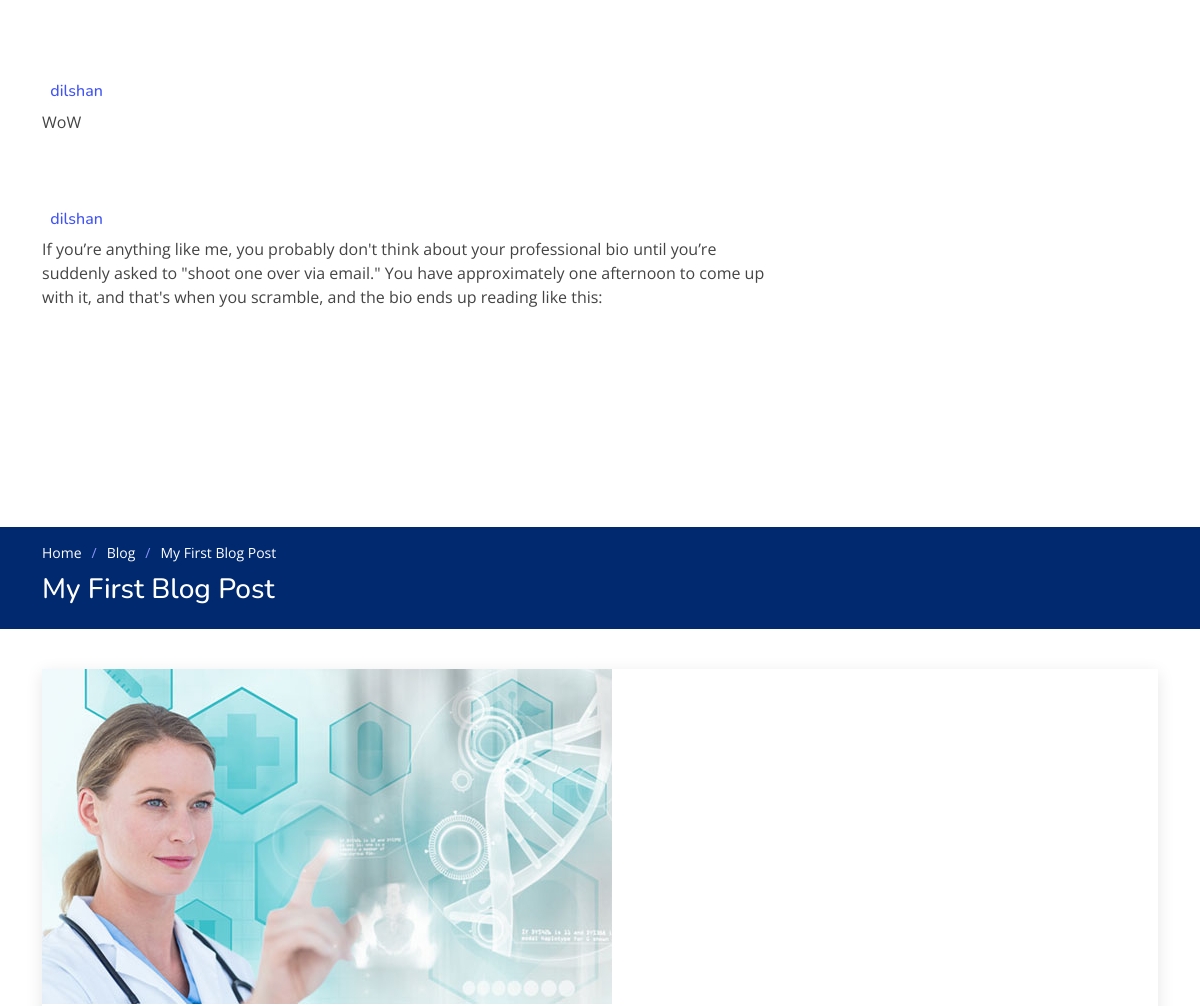
Page /blog/post/3/ (middle part) on the earlier database version.
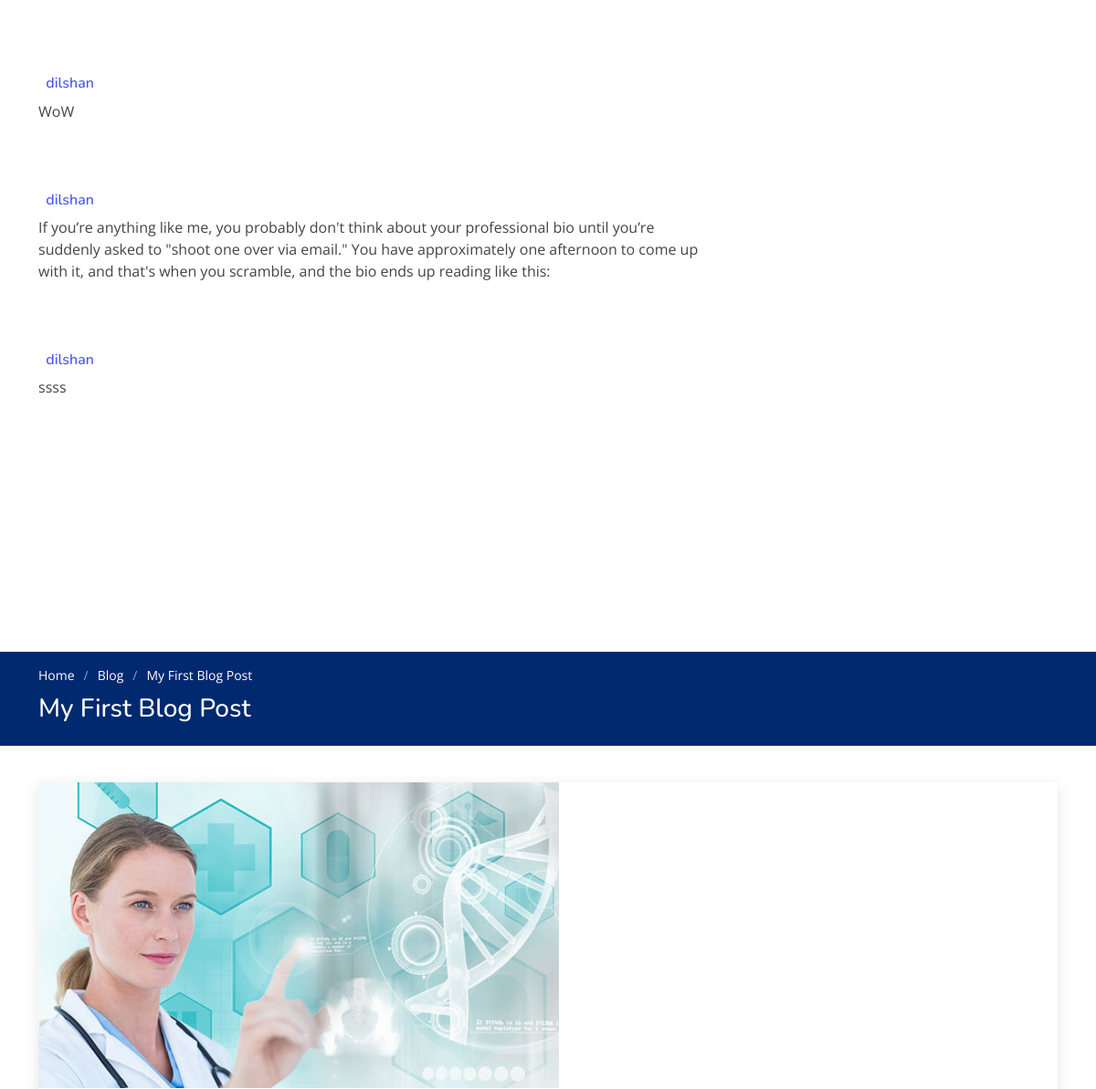
Same page on the later database version.
### blog/models.py (models this page shows, shortened)
class Comment(models.Model):
    post = models.ForeignKey(
        Post, related_name='comments', on_delete=models.CASCADE)
    author = models.ForeignKey(
        settings.AUTH_USER_MODEL, on_delete=models.CASCADE)
    text = models.TextField()
    created_date = models.DateTimeField(default=timezone.now)
    approved_comment = models.BooleanField(default=True)

### blog/views.py (the view)
# urls.py: path('post/<int:pk>/', PostDetailView.as_view(), name='post_detail'),
class PostDetailView(DetailView):
    model = Post

### templates/blog/post_detail.html (shortened to what this page needs)
{% extends 'base.html' %}
{% load static %}
{% block content %}
{% load crispy_forms_tags %}
<div class="main-content">
  <section class="pb-0">
    <div class="container">
      <div class="row">
        <div class="col-lg-12">
            {% for comment in post.comments.all %}
            {% if comment.approved_comment %}
            <section>
              <div class="col-lg-8">
                <div class="pricing-ecom-box text-left wow slideInUp" data-wow-duration="0.5s" style="visibility: visible; animation-duration: 0.5s; animation-name: slideInUp;">
                  <h6 class="mt-0"><a href="{% url 'patient' comment.author.pk %}"><i class="fa fa-user-o" >&nbsp; </i>{{ comment.author }}</a></h6>
                  {{ comment.text|linebreaks }}
                </div>
              </div>
              {% else %}
              <div class="alert alert-secondary" role="alert">
                No Comment has been posted.
              </div>
            </section>
            {% endif %}
            {% endfor %}
          </div>
        </div>
      </div>
    </div>
<main id="main">
  <section class="breadcrumbs">
    <div class="container">
      <ol>
        <li><a href="index.html">Home</a></li>
        <li><a href="blog.html">Blog</a></li>
        <li>{{object.title}}</li>
      </ol>
      <h2>{{object.title}}</h2>
    </div>
  </section>
  <section id="blog" class="blog">
    <div class="container" data-aos="fade-up">
      <div class="row">
        <div class="col-lg-12 entries">
          <article class="entry entry-single">
            <div class="entry-img">
              <img src="{{object.pic.url}}" alt="" class="img-fluid">
            </div>
          </article>
        </div>
      </div>
    </div>
  </section>
</main>
{% endblock %}

Differences in the rows shown:
added Comment: author "dilshan", text "ssss"
